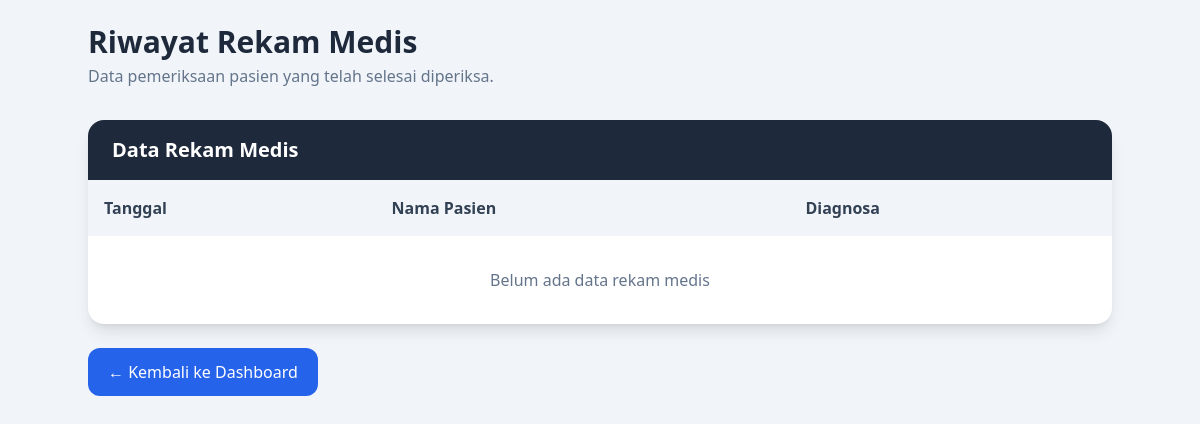
The page /dokter/riwayat_medis on the database as committed earlier.
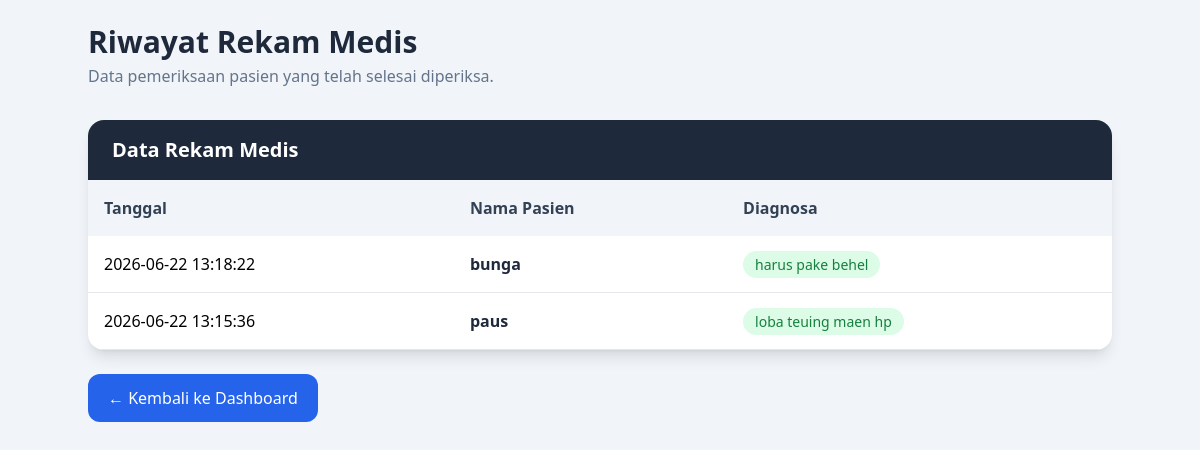
The same page on the database as committed later.
### tables this page shows
CREATE TABLE rekam_medis (
            id INTEGER PRIMARY KEY AUTOINCREMENT,
            id_pasien INTEGER NOT NULL,
            keluhan TEXT NOT NULL,
            diagnosa TEXT NOT NULL,
            resep TEXT NOT NULL,
            tanggal_periksa TEXT NOT NULL,
            FOREIGN KEY (id_pasien) REFERENCES pasien(id)
        );

CREATE TABLE pasien (
            id INTEGER PRIMARY KEY AUTOINCREMENT,
            nik TEXT NOT NULL,
            nama TEXT NOT NULL,
            umur INTEGER NOT NULL,
            jenis_kelamin TEXT NOT NULL,
            no_hp TEXT NOT NULL
        );

### main.py (the view)
@app.route("/dokter/riwayat_medis")
def riwayat_rekam_medis():
    conn = get_db()
    riwayat = conn.execute("""
        SELECT rekam_medis.*, pasien.nama
        FROM rekam_medis
        JOIN pasien
        ON rekam_medis.id_pasien = pasien.id
        ORDER BY rekam_medis.id DESC
    """).fetchall()
    conn.close()
    return render_template(
        "dokter/riwayat_medis.html",
        riwayat=riwayat
    )

### main.py (called while the page is built)
def get_db():
    conn = sqlite3.connect("klinik_antri.db")
    conn.row_factory = sqlite3.Row
    return conn

### templates/dokter/riwayat_medis.html (shortened to what this page needs)
<!DOCTYPE html>
<html lang="id">
<head>
    <script src="https://cdn.tailwindcss.com"></script>
</head>
<body class="bg-slate-100 min-h-screen p-6">
    <div class="max-w-5xl mx-auto">
        <div class="mb-8">
            <h1 class="text-3xl font-bold text-slate-800"> Riwayat Rekam Medis</h1>
            <p class="text-slate-500 mt-1"> Data pemeriksaan pasien yang telah selesai diperiksa.</p>
        </div>
        <div class="bg-white rounded-2xl shadow-lg overflow-hidden">
            <div class="bg-slate-800 px-6 py-4">
                <h2 class="text-white text-xl font-semibold">Data Rekam Medis</h2>
            </div>
            <table class="w-full text-left">
                <thead class="bg-slate-100">
                    <tr>
                        <th class="p-4 font-semibold text-slate-700">Tanggal</th>
                        <th class="p-4 font-semibold text-slate-700"> Nama Pasien</th>
                        <th class="p-4 font-semibold text-slate-700">Diagnosa</th>
                    </tr>
                </thead>
                <tbody>
                    {% for r in riwayat %}
                    <tr class="border-b hover:bg-slate-50 transition">
                        <td class="p-4"> {{ r.tanggal_periksa }}</td>
                        <td class="p-4 font-semibold text-slate-800"> {{ r.nama }}</td>
                        <td class="p-4">
                            <span class="bg-green-100 text-green-700 px-3 py-1 rounded-full text-sm">
                                {{ r.diagnosa }}
                            </span>
                        </td>
                    </tr>
                    {% else %}
                    <tr>
                        <td colspan="3" class="p-8 text-center text-slate-500">Belum ada data rekam medis</td>
                    </tr>
                    {% endfor %}
                </tbody>
            </table>
        </div>
        <div class="mt-6">
            <a href="/dokter" class="inline-block bg-blue-600 hover:bg-blue-700 text-white px-5 py-3 rounded-xl transition">
                ← Kembali ke Dashboard
            </a>
        </div>
    </div>
</body>
</html>

Rows that differ between the two databases and show on the page:
added rekam_medis: tanggal_periksa "2026-06-22 13:18:22", nama "bunga", diagnosa "harus pake behel"
added rekam_medis: tanggal_periksa "2026-06-22 13:15:36", nama "paus", diagnosa "loba teuing maen hp"
Other text that changed with them:
text no longer shown: "Belum ada data rekam medis"
